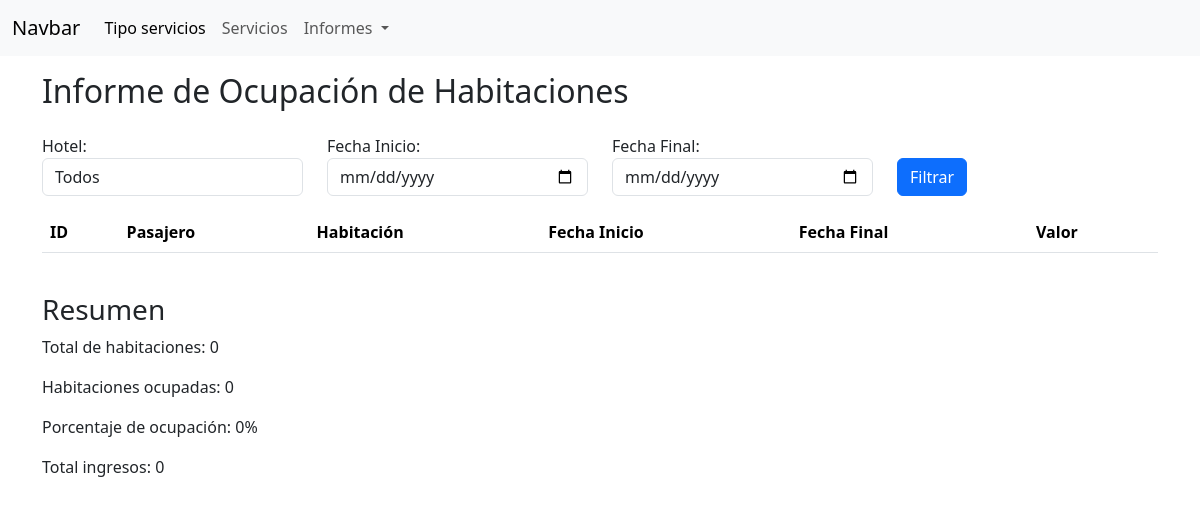
/informe_ocupacion/, run on an earlier commit of the app's database.
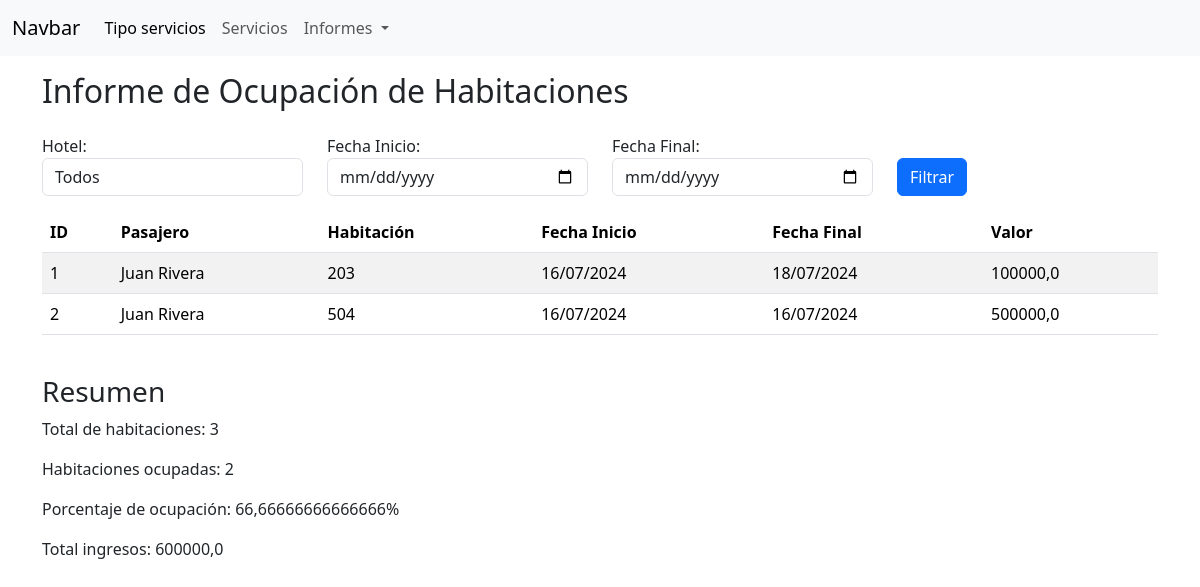
And on a later commit of the database.
### aplicacion/models.py (models this page shows, shortened)
class Reserva(models.Model):
    fecha_inicio = models.DateField(null=True)
    fecha_final = models.DateField(null=True)
    habitacion = models.ForeignKey(Habitacion, on_delete=models.CASCADE)
    pasajero = models.ForeignKey(Pasajero, on_delete=models.CASCADE)

class Pasajero(models.Model):
    nombre = models.CharField(max_length=30,  null=False)
    apellido = models.CharField(max_length=30,  null=False)
    correo = models.EmailField(default=("correo@correo.cl"))
    numero = models.IntegerField(default=12345678)

class Habitacion(models.Model):
    numero = models.IntegerField()
    valor = models.FloatField()
    hotel = models.ForeignKey(Hotel, on_delete=models.CASCADE)
    cantidad_personas = models.IntegerField()
    cantidad_banos = models.IntegerField()
    tipo_habitacion = models.ForeignKey(TipoHabitacion, on_delete=models.CASCADE, default="Suite")

### aplicacion/views.py (the view)
# urls.py: path('informe_ocupacion/', informe_ocupacion, name='informe_ocupacion'),
def informe_ocupacion(request):
    hoteles = Hotel.objects.all()
    reservas = Reserva.objects.select_related('habitacion', 'habitacion__hotel').all()
    hotel_id = request.GET.get('hotel')
    fecha_inicio = request.GET.get('fecha_inicio')
    fecha_final = request.GET.get('fecha_final')
    if hotel_id:
        reservas = reservas.filter(habitacion__hotel_id=hotel_id)
    if fecha_inicio:
        fecha_inicio_dt = datetime.strptime(fecha_inicio, '%Y-%m-%d')
        reservas = reservas.filter(fecha_inicio__gte=fecha_inicio_dt)
    if fecha_final:
        fecha_final_dt = datetime.strptime(fecha_final, '%Y-%m-%d')
        reservas = reservas.filter(fecha_final__lte=fecha_final_dt)
    total_habitaciones = Habitacion.objects.filter(hotel_id=hotel_id).count() if hotel_id else Habitacion.objects.count()
    habitaciones_ocupadas = reservas.count()
    porcentaje_ocupacion = (habitaciones_ocupadas / total_habitaciones) * 100 if total_habitaciones > 0 else 0
    total_ingresos = sum(reserva.habitacion.valor for reserva in reservas)
    precio_promedio = total_ingresos / habitaciones_ocupadas if habitaciones_ocupadas > 0 else 0
    data = {
        'reservas': reservas,
        'total_habitaciones': total_habitaciones,
        'habitaciones_ocupadas': habitaciones_ocupadas,
        'porcentaje_ocupacion': porcentaje_ocupacion,
        'precio_promedio': precio_promedio,
        'total_ingresos' : total_ingresos,
        'hoteles': hoteles,
        'hotel_id': hotel_id,
        'fecha_inicio': fecha_inicio,
        'fecha_final': fecha_final,
    }
    return render(request, 'aplicacion/informe_ocupacion.html', data)

### aplicacion/templates/aplicacion/informe_ocupacion.html (shortened to what this page needs)
{% extends "aplicacion/base.html" %}
{% block content %}
<div class="container">
    <div class="row">
        <div class="d-flex justify-content-between mt-3">
            <h2>Informe de Ocupación de Habitaciones</h2>
        </div>
        <div class="mt-3">
            <form method="get" class="form-inline row">
                <div class="form-group mr-2 col-12 col-md-3">
                    <label for="hotel" class="mr-2">Hotel:</label>
                    <select name="hotel" id="hotel" class="form-control">
                        <option value="">Todos</option>
                    </select>
                </div>
                <div class="form-group mr-2 col-12 col-md-3">
                    <label for="fecha_inicio" class="mr-2">Fecha Inicio:</label>
                    <input type="date" name="fecha_inicio" id="fecha_inicio" class="form-control" value="{{ fecha_inicio|date:'Y-m-d' }}">
                </div>
                <div class="form-group mr-2 col-12 col-md-3">
                    <label for="fecha_final" class="mr-2">Fecha Final:</label>
                    <input type="date" name="fecha_final" id="fecha_final" class="form-control" value="{{ fecha_final|date:'Y-m-d' }}">
                </div>
                <div class="form-group col-12 col-md-3 d-flex align-items-end">
                    <button type="submit" class="btn btn-primary">Filtrar</button>
                </div>
            </form>
        </div>
        <div class="table-responsive mt-3">
            <table class="table table-striped">
                <thead>
                    <tr>
                        <th>ID</th>
                        <th>Pasajero</th>
                        <th>Habitación</th>
                        <th>Fecha Inicio</th>
                        <th>Fecha Final</th>
                        <th>Valor</th>
                    </tr>
                </thead>
                <tbody>
                    {% for reserva in reservas %}
                    <tr>
                        <td>{{ reserva.id }}</td>
                        <td>{{ reserva.pasajero.nombre }} {{ reserva.pasajero.apellido }}</td>
                        <td>{{ reserva.habitacion.numero }}</td>
                        <td>{{ reserva.fecha_inicio|date:"d/m/Y" }}</td>
                        <td>{{ reserva.fecha_final|date:"d/m/Y" }}</td>
                        <td>{{ reserva.habitacion.valor }}</td>
                    </tr>
                    {% endfor %}
                </tbody>
            </table>
        </div>
        <div class="mt-4">
            <h3>Resumen</h3>
            <p>Total de habitaciones: {{ total_habitaciones }}</p>
            <p>Habitaciones ocupadas: {{ habitaciones_ocupadas }}</p>
            <p>Porcentaje de ocupación: {{ porcentaje_ocupacion }}%</p>
            <p>Total ingresos: {{ total_ingresos }}</p>
        </div>
    </div>
</div>
{% endblock content %}

### aplicacion/templates/aplicacion/base.html (shortened to what this page needs)
<!doctype html>
<html lang="en">
  <head>
    <link href="https://cdn.jsdelivr.net/npm/bootstrap@5.3.3/dist/css/bootstrap.min.css" rel="stylesheet">
    <link rel="stylesheet" type="text/css" href="https://cdn.jsdelivr.net/npm/sweetalert2@11/sweetalert2.min.css">
</head>
  <body>
    <nav class="navbar navbar-expand-lg bg-body-tertiary">
      <div class="container-fluid">
        <a class="navbar-brand" href="#">Navbar</a>
        <div class="collapse navbar-collapse" id="navbarNavDropdown">
          <ul class="navbar-nav">
            <li class="nav-item">
              <a class="nav-link active" aria-current="page" href="{% url 'tipo_servicio_list' %}">Tipo servicios</a>
            </li>
            <li class="nav-item">
              <a class="nav-link" href="{% url 'lista_servicios' %}">Servicios</a>
            </li>
          <li class="nav-item dropdown">
            <a class="nav-link dropdown-toggle" href="#" role="button" data-bs-toggle="dropdown" aria-expanded="false">
              Informes
            </a>
          </li>
          </ul>
        </div>
      </div>
    </nav>
    {% block content %}{% endblock content %}
  </body>
</html>

What changed in the data, as far as the page shows it:
added Reserva: id "1", pasajero.nombre "Juan", pasajero.apellido "Rivera", habitacion.numero "203", fecha_inicio "16/07/2024", fecha_final "18/07/2024", habitacion.valor "100000,0"
added Reserva: id "2", pasajero.nombre "Juan", pasajero.apellido "Rivera", habitacion.numero "504", fecha_inicio "16/07/2024", fecha_final "16/07/2024", habitacion.valor "500000,0"
Also different on the page:
{{ total_habitaciones }}: "0" → "3"
{{ habitaciones_ocupadas }}: "0" → "2"
{{ porcentaje_ocupacion }}: "0" → "66,66666666666666"
{{ total_ingresos }}: "0" → "600000,0"
